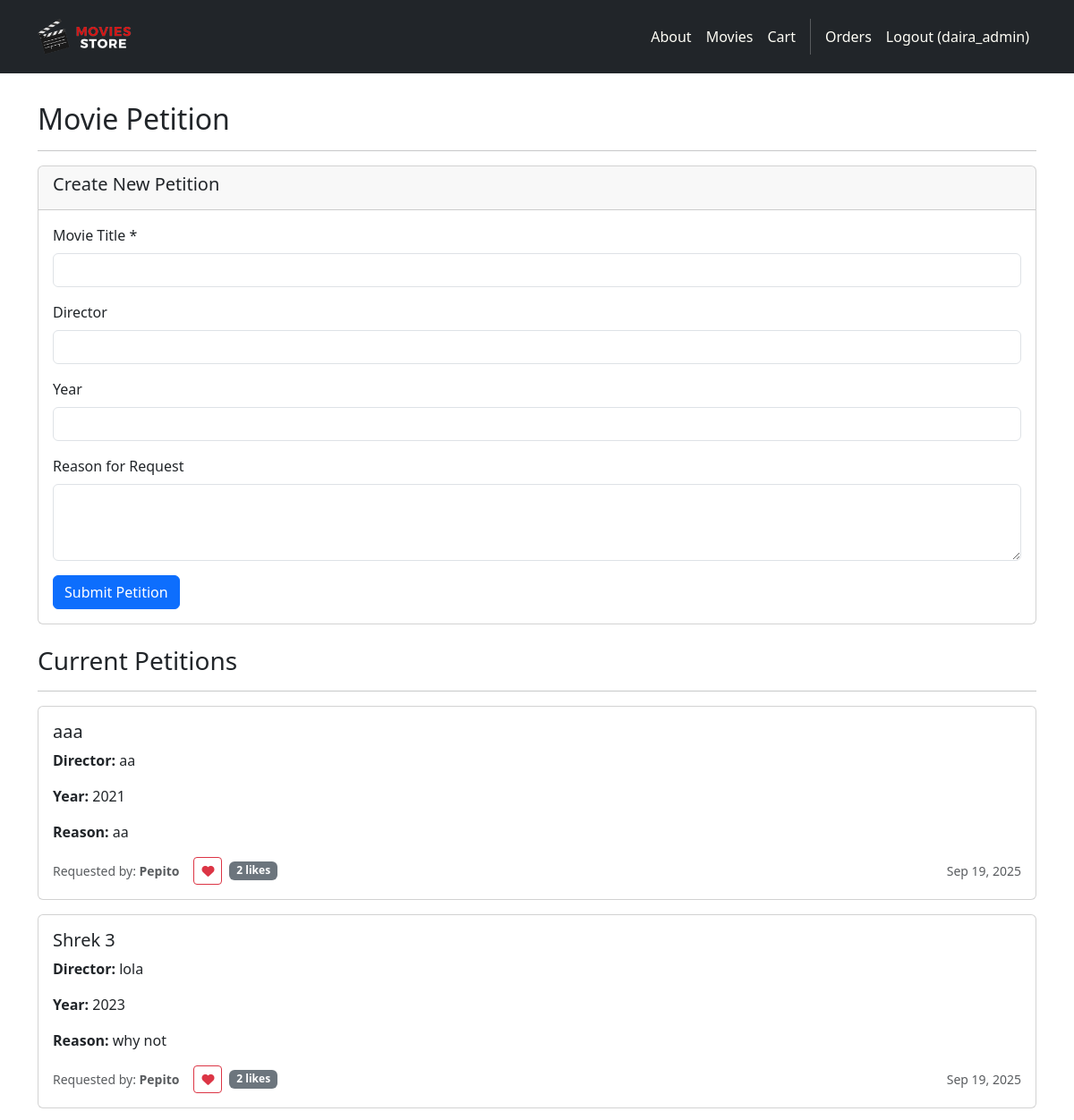
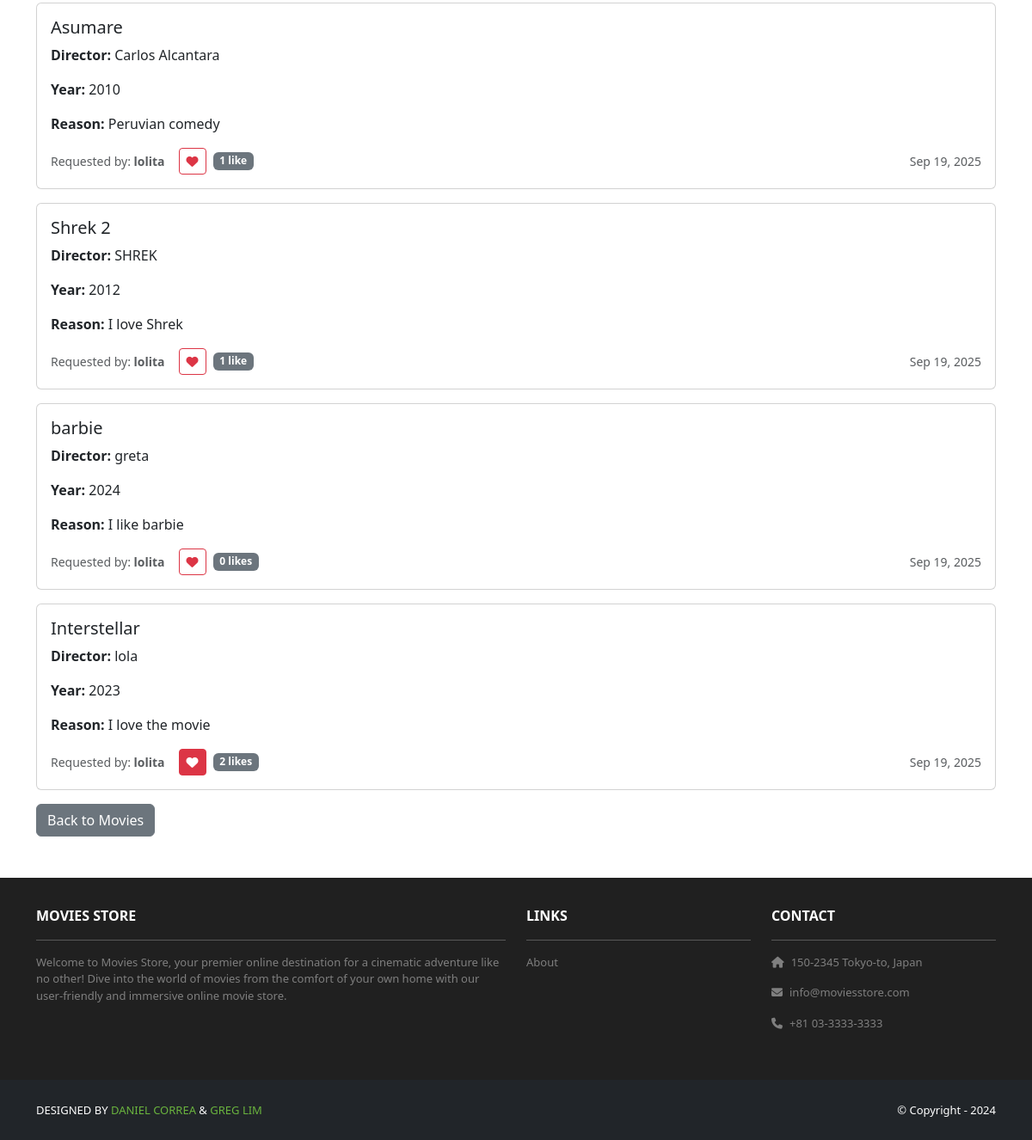
Page /movies/petition/ (signed in) on the committed database (2 pictures, top to bottom).
### movies/models.py (models this page shows, shortened)
class Petition(models.Model):
    id = models.AutoField(primary_key=True)
    movie_title = models.CharField(max_length=255)
    director = models.CharField(max_length=255, blank=True, null=True)
    year = models.IntegerField(blank=True, null=True)
    reason = models.TextField(blank=True, null=True)
    user = models.ForeignKey(User, on_delete=models.CASCADE)
    created_at = models.DateTimeField(auto_now_add=True)
    def vote_count(self):
        return self.vote_set.count()
    def user_has_voted(self, user):
        return self.vote_set.filter(user=user).exists()

### movies/views.py (the view, shortened to what this page needs)
# urls.py: path('petition/', views.petition, name='movies.petition'),
@login_required
def petition(request):
    petitions = Petition.objects.all().order_by('-created_at')
    for petition in petitions:
        petition.user_voted = petition.user_has_voted(request.user) if request.user.is_authenticated else False
    template_data = {}
    template_data['title'] = 'Movie Petition'
    template_data['petitions'] = petitions
    return render(request, 'movies/petition.html', {'template_data': template_data})

### movies/templates/movies/petition.html (shortened to what this page needs)
{% extends 'base.html' %}
{% block content %}
{% load static %}
<div class="p-3">
    <div class="container">
        <div class="row mt-3">
            <div class="col mx-auto mb-3">
                <h2>Movie Petition</h2>
                <hr />
                {% if user.is_authenticated %}
                <div class="card mb-4">
                    <div class="card-header">
                        <h5>Create New Petition</h5>
                    </div>
                    <div class="card-body">
                        <form method="POST">
                            <div class="mb-3">
                                <label for="movie_title" class="form-label">Movie Title *</label>
                                <input type="text" class="form-control" id="movie_title" name="movie_title" required>
                            </div>
                            <div class="mb-3">
                                <label for="director" class="form-label">Director</label>
                                <input type="text" class="form-control" id="director" name="director">
                            </div>
                            <div class="mb-3">
                                <label for="year" class="form-label">Year</label>
                                <input type="number" class="form-control" id="year" name="year" min="1900" max="2030">
                            </div>
                            <div class="mb-3">
                                <label for="reason" class="form-label">Reason for Request</label>
                                <textarea class="form-control" id="reason" name="reason" rows="3"></textarea>
                            </div>
                            <button type="submit" class="btn btn-primary">Submit Petition</button>
                        </form>
                    </div>
                </div>
                {% else %}
                <div class="alert alert-info">
                    <p>Please <a href="/login/">log in</a> to create a petition.</p>
                </div>
                {% endif %}
                <h3>Current Petitions</h3>
                <hr />
                {% if template_data.petitions %}
                    {% for petition in template_data.petitions %}
                    <div class="card mb-3">
                        <div class="card-body">
                            <h5 class="card-title">{{ petition.movie_title }}</h5>
                            {% if petition.director %}
                                <p class="card-text"><strong>Director:</strong> {{ petition.director }}</p>
                            {% endif %}
                            {% if petition.year %}
                                <p class="card-text"><strong>Year:</strong> {{ petition.year }}</p>
                            {% endif %}
                            {% if petition.reason %}
                                <p class="card-text"><strong>Reason:</strong> {{ petition.reason }}</p>
                            {% endif %}
                            <div class="d-flex justify-content-between align-items-center">
                                <div class="d-flex align-items-center gap-3">
                                    <small class="text-muted">
                                        Requested by: <strong>{{ petition.user.username }}</strong>
                                    </small>
                                    <div class="d-flex align-items-center gap-2">
                                        {% if user.is_authenticated %}
                                            <button class="btn btn-sm {% if petition.user_voted %}btn-danger{% else %}btn-outline-danger{% endif %} vote-btn"
                                                    data-petition-id="{{ petition.id }}"
                                                    data-voted="{% if petition.user_voted %}true{% else %}false{% endif %}">
                                                <i class="fas fa-heart"></i>
                                            </button>
                                        {% endif %}
                                        <span class="badge bg-secondary vote-count" data-petition-id="{{ petition.id }}">
                                            {{ petition.vote_count }} like{{ petition.vote_count|pluralize }}
                                        </span>
                                    </div>
                                </div>
                                <small class="text-muted">{{ petition.created_at|date:"M d, Y" }}</small>
                            </div>
                        </div>
                    </div>
                    {% endfor %}
                {% else %}
                    <p class="text-muted">No petitions have been created yet.</p>
                {% endif %}
                <div class="mb-3">
                    <a href="{% url 'movies.index' %}" class="btn btn-secondary">Back to Movies</a>
                </div>
            </div>
        </div>
    </div>
</div>
{% endblock content %}

### moviesstore/templates/base.html (shortened to what this page needs)
<!DOCTYPE html>
<html>
    {% load static %}
    <head>
        <link rel="stylesheet" type="text/css" href="{% static 'css/style.css' %}">
        <link href="https://cdn.jsdelivr.net/npm/bootstrap@5.3.3/dist/css/bootstrap.min.css" rel="stylesheet">
        <link rel="stylesheet" href="https://cdnjs.cloudflare.com/ajax/libs/font-awesome/6.1.1/css/all.min.css">
    </head>
    <body>
        <nav class="p-3 navbar navbar-dark bg-dark navbar-expand-lg">
            <div class="container">
                <a class="navbar-brand" href="{% url 'home.index' %}">
                    <img src="{% static 'img/logo.png' %}" alt="logo" height="40" />
                </a>
                <div class="collapse navbar-collapse" id="navbarNavAltMarkup">
                    <div class="navbar-nav ms-auto navbar-ml">
                        <a class="nav-link" href="{% url 'home.about' %}">About</a>
                        <a class="nav-link" href="{% url 'movies.index' %}" >Movies</a>
                        <a class="nav-link" href="{% url 'cart.index' %}">Cart</a>
                        {% if user.is_authenticated %}
                        <a class="nav-link" href="{% url 'accounts.orders' %}"> Orders</a>
                        <a class="nav-link" href="{% url 'accounts.logout' %}">Logout ({{user.username }})</a>
                        {% else %}
                        <a class="nav-link" href="{% url 'accounts.login' %}">Login</a>
                        <a class="nav-link" href="{% url 'accounts.signup' %}"> Sign Up</a>
                        {% endif %}
                    </div>
                </div>
            </div>
        </nav>
        <div>
            {% block content %}
            {% endblock content %}
        </div>
        <section class="p-3 ms-footer d-none d-md-block">
            <div class="container">
                <div class="row mt-3 text-white">
                    <div class="col-md-6 col-lg-6 col-xl-6 mx-auto mb-4">
                        <b>MOVIES STORE</b>
                        <hr />
                        <p>Welcome to Movies Store, your premier online destination for a cinematic adventure like no other! Dive into the world of movies from the comfort of your own home with our user-friendly and immersive online movie store.</p>
                    </div>
                    <div class="col-md-3 col-lg-3 col-xl-3 mx-auto mb-4">
                        <b>LINKS</b>
                        <hr />
                        <p><a class="nav-link" href="{% url 'home.about' %}">About</a></p>
                    </div>
                    <div class="col-md-3 col-lg-3 col-xl-3 mx-auto mb-4">
                        <b>CONTACT</b>
                        <hr />
                        <p><i class="fas fa-home me-2"></i>150-2345 Tokyo-to, Japan</p>
                        <p><i class="fas fa-envelope me-2"></i>info@moviesstore.com</p>
                        <p><i class="fas fa-phone me-2"></i>+81 03-3333-3333</p>
                    </div>
                </div>
            </div>
        </section>
        <section class="p-3 ms-footer-bottom bg-dark">
            <div class="container d-flex justify-content-between">
                <div class="me-5 text-white">
                    <span>DESIGNED BY <a href="https://www.x.com/danielgarax" target="_blank">DANIEL CORREA</a> & <a href="https://www.x.com/greglim81" target="_blank">GREG LIM</a></span>
                </div>
                <div class="text-white">
                    <span>© Copyright - 2024</span>
                </div>
            </div>
        </section>
    </body>
</html>

### moviesstore/static/css/style.css (style rules this page uses)
.navbar a.nav-link { color: #FFFEF6 !important; }
.bg-dark { background-color: #2E2E2E !important; }
.ms-footer { background-color: #202020; }
.ms-footer p { color: #7F7F7F; font-size: 13px; }
.ms-footer-bottom span { font-size: 13px; line-height: 38px; }
.ms-footer-bottom a { color: #6ab43e; text-decoration: none; }

### rows in the picture
Petition: movie_title "aaa", director "aa", year "2021", reason "aa", user.username "Pepito", vote_count "2", created_at "Sep 19, 2025"
Petition: movie_title "Shrek 3", director "lola", year "2023", reason "why not", user.username "Pepito", vote_count "2", created_at "Sep 19, 2025"
Petition: movie_title "Asumare", director "Carlos Alcantara", year "2010", reason "Peruvian comedy", user.username "lolita", vote_count "1", created_at "Sep 19, 2025"
Petition: movie_title "Shrek 2", director "SHREK", year "2012", reason "I love Shrek", user.username "lolita", vote_count "1", created_at "Sep 19, 2025"
Petition: movie_title "barbie", director "greta", year "2024", reason "I like barbie", user.username "lolita", vote_count "0", created_at "Sep 19, 2025"
Petition: movie_title "Interstellar", director "lola", year "2023", reason "I love the movie", user.username "lolita", vote_count "2", created_at "Sep 19, 2025"

### other values in the picture
{{ user.username }} "daira_admin"
